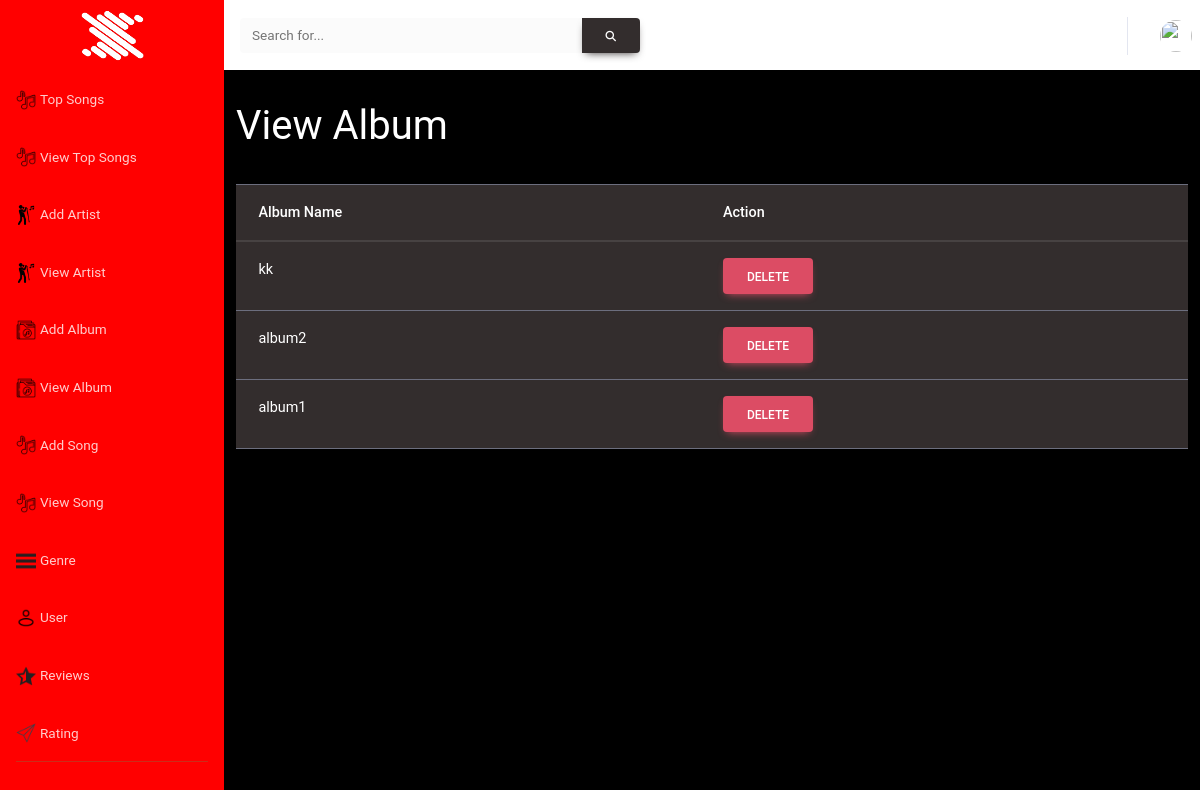
The app's page /admin/viewalbum.php with its own data.
### tables this page shows
CREATE TABLE `tblalbum` (
  `Id` int(11) NOT NULL,
  `Albumname` varchar(50) NOT NULL
);

### admin/viewalbum.php (the view, shortened to what this page needs)
<?php
include 'admin_header.php';
?>
                <div class="container-fluid">
                    <span class=" mb-5 text-white" style="font-size: 40px;">View Album</span>
                    <br><br>
                    <table class="table table-dark" id="myTable">
                        <thead>
                            <tr>
                                <th>Album Name</th>
                                <th>Action</th>
                            </tr>
                        </thead>
                        <tbody>
                            <?php
            $select=mysqli_query($con,"select * from tblalbum");
            foreach($select as $data)
            {
                echo
                "
                <tr>
                <td>$data[Albumname]</td>
                <td>
                <a href='delalbum.php?A=$data[Id]' class='btn btn-danger'>Delete</a>
                </td>
                </tr>
                ";
            }
                            ?>
                        </tbody>
                    </table>
                </div>
            </div>

### admin/admin_header.php (style rules this page uses)
body { background-color: #000000 !important; }

### records on screen
tblalbum: Albumname "kk"
tblalbum: Albumname "album2"
tblalbum: Albumname "album1"
